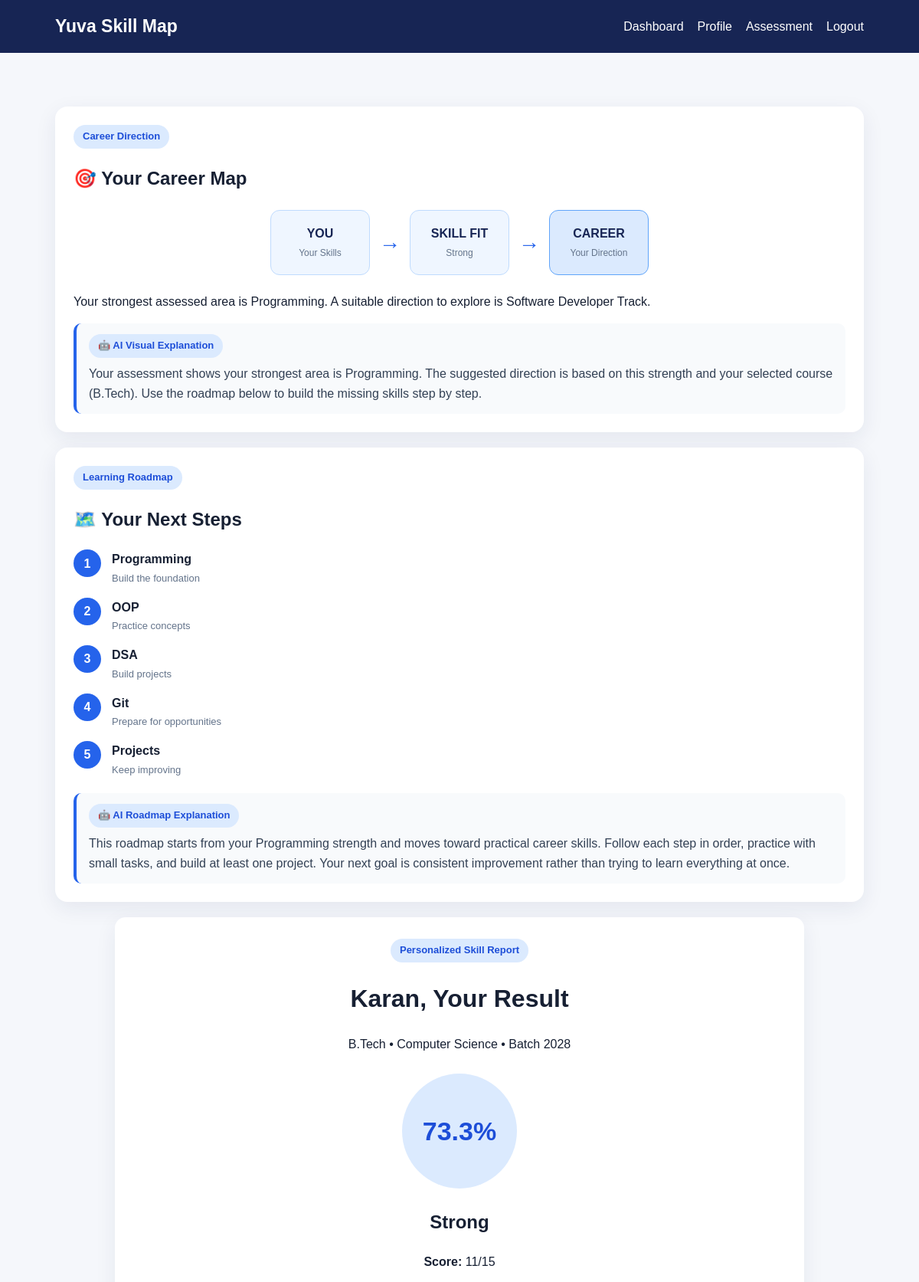
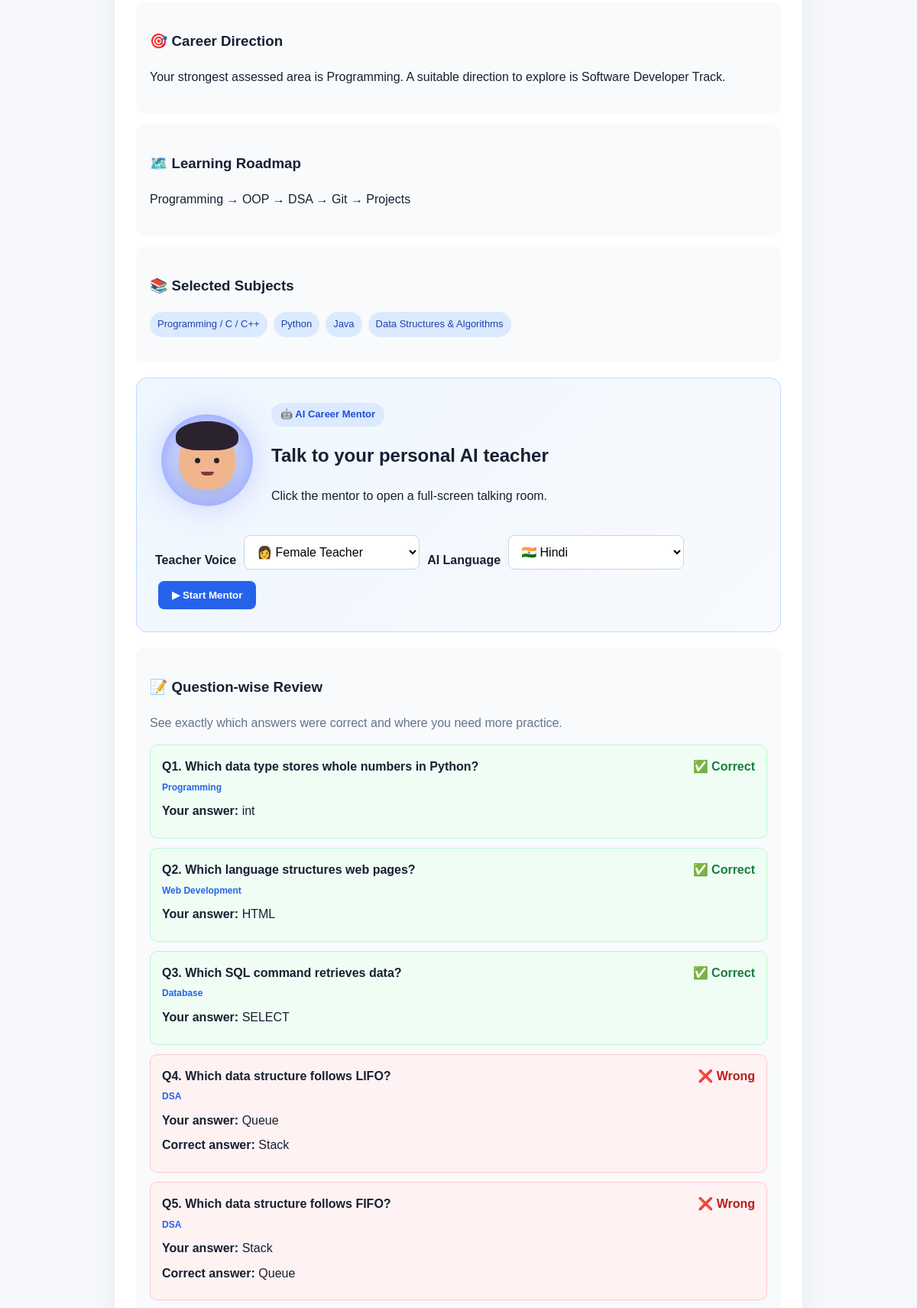
Page /result/1 (signed in, upper part) on the committed database (2 pictures, top to bottom).
### tables this page shows
CREATE TABLE results(
    id INTEGER PRIMARY KEY AUTOINCREMENT,user_id INTEGER,score INTEGER,total INTEGER,percentage REAL,level TEXT,
    recommendation TEXT,roadmap TEXT,category_scores TEXT,answers TEXT,created_at TIMESTAMP DEFAULT CURRENT_TIMESTAMP);

CREATE TABLE users(
    id INTEGER PRIMARY KEY AUTOINCREMENT,name TEXT NOT NULL,email TEXT UNIQUE NOT NULL,password TEXT NOT NULL,
    degree TEXT NOT NULL,branch TEXT NOT NULL,course TEXT NOT NULL,subjects TEXT NOT NULL,batch TEXT NOT NULL,semester TEXT NOT NULL,
    created_at TIMESTAMP DEFAULT CURRENT_TIMESTAMP);

### app.py (the view)
@app.route("/result/<int:result_id>")
@login_required
def result_view(result_id):
    c = conn()
    r = c.execute(
        """
        SELECT
            r.*,
            u.name,
            u.degree,
            u.branch,
            u.course,
            u.subjects,
            u.batch,
            u.semester
        FROM results r
        JOIN users u ON u.id=r.user_id
        WHERE r.id=? AND r.user_id=?
        """,
        (
            result_id,
            session["user_id"]
        )
    ).fetchone()
    c.close()
    if not r:
        return redirect(
            url_for("dashboard")
        )
    categories = json.loads(
        r["category_scores"] or "{}"
    )
    saved_answers = json.loads(
        r["answers"] or "{}"
    )
    question_review = []
    for (
        i,
        cat,
        text,
        opts,
        correct
    ) in get_questions(r):
        selected = saved_answers.get(
            str(i)
        )
        question_review.append({
            "number": i,
            "category": cat,
            "text": text,
            "selected": selected,
            "correct": correct,
            "is_correct": selected == correct
        })
    ranked = sorted(
        categories.items(),
        key=lambda x: x[1],
        reverse=True
    )
    top1 = (
        ranked[0][0]
        if ranked
        else "Career Skills"
    )
    top2 = (
        ranked[1][0]
        if len(ranked) > 1
        else top1
    )
    career_map_text = (
        f"Your assessment shows your strongest area is {top1}. "
        f"The suggested direction is based on this strength and "
        f"your selected course ({r['degree']}). "
        f"Use the roadmap below to build the missing skills step by step."
    )
    chart_text = (
        f"The chart compares your performance across assessment "
        f"categories. {top1} is currently your strongest area, "
        f"while {top2} is another area to keep developing. "
        f"Focus first on the lowest-scoring categories and practice "
        f"them regularly."
    )
    roadmap_text = (
        f"This roadmap starts from your {top1} strength and moves "
        f"toward practical career skills. Follow each step in order, "
        f"practice with small tasks, and build at least one project. "
        f"Your next goal is consistent improvement rather than trying "
        f"to learn everything at once."
    )
    return render_template(
        "result.html",
        result=r,
        categories=categories,
        subjects=json.loads(r["subjects"]),
        career_map_text=career_map_text,
        chart_text=chart_text,
        roadmap_text=roadmap_text,
        question_review=question_review
    )

### app.py (called while the page is built)
def get_questions(user):
    degree = user["degree"] if user else ""
    return ASSESSMENTS.get(
        degree,
        ASSESSMENTS["Other Bachelor's Degree"]
    )

def conn():
    c = sqlite3.connect(DB)
    c.row_factory = sqlite3.Row
    return c

def login_required(f):
    @wraps(f)
    def w(*a, **k):
        if session.get("user_id"):
            return f(*a, **k)
        return redirect(url_for("login"))
    return w

### templates/result.html (shortened to what this page needs)
<!doctype html><html><head><meta charset="UTF-8"><meta name="viewport" content="width=device-width,initial-scale=1"><title>Result</title><link rel="stylesheet" href="/static/style.css"></head><body><header class="navbar"><a class="brand" href="/dashboard">Yuva Skill Map</a><nav><a href="/dashboard">Dashboard</a><a href="/profile">Profile</a><a href="/assessment">Assessment</a><a href="/logout">Logout</a></nav></header><main class="section">
<div class="visual-career-card">
  <span class="badge">Career Direction</span>
  <h2>🎯 Your Career Map</h2>
  <div class="career-map">
    <div class="map-node"><b>YOU</b><small>Your Skills</small></div>
    <div class="map-arrow">→</div>
    <div class="map-node"><b>SKILL FIT</b><small>{{result["level"]}}</small></div>
    <div class="map-arrow">→</div>
    <div class="map-node highlight"><b>CAREER</b><small>Your Direction</small></div>
  </div>
  <p>{{result["recommendation"]}}</p>
  <div class="visual-ai-note"><span class="badge">🤖 AI Visual Explanation</span><p>{{ career_map_text }}</p></div>
</div>
<div class="visual-roadmap-card">
  <span class="badge">Learning Roadmap</span>
  <h2>🗺️ Your Next Steps</h2>
  <div class="roadmap">
    {% for step in result["roadmap"].split(" → ") %}
    <div class="road-step"><span>{{loop.index}}</span><div><b>{{step}}</b><small>{% if loop.index==1 %}Build the foundation{% elif loop.index==2 %}Practice concepts{% elif loop.index==3 %}Build projects{% elif loop.index==4 %}Prepare for opportunities{% else %}Keep improving{% endif %}</small></div></div>
    {% endfor %}
  </div>
  <div class="visual-ai-note"><span class="badge">🤖 AI Roadmap Explanation</span><p>{{ roadmap_text }}</p></div>
</div>
<div class="result-card"><span class="badge">Personalized Skill Report</span><h1>{{result["name"]}}, Your Result</h1><p>{{result["degree"]}} • {{result["course"]}} • Batch {{result["batch"]}}</p><div class="score-circle">{{result["percentage"]}}%</div><h2>{{result["level"]}}</h2><p><b>Score:</b> {{result["score"]}}/{{result["total"]}}</p><div class="result-panel"><h3>🎯 Career Direction</h3><p>{{result["recommendation"]}}</p></div><div class="result-panel"><h3>🗺️ Learning Roadmap</h3><p>{{result["roadmap"]}}</p></div><div class="result-panel"><h3>📚 Selected Subjects</h3><div class="chips">{% for s in subjects %}<span>{{s}}</span>{% endfor %}</div></div>
<div class="voice-ai-card mentor-launch-card">
  <div class="mentor-preview" onclick="openMentor()" role="button" tabindex="0">
    <div class="avatar-orb"><div class="avatar-head"><div class="hair"></div><div class="eye e1"></div><div class="eye e2"></div><div class="mouth"></div></div></div>
    <div><span class="badge">🤖 AI Career Mentor</span><h2>Talk to your personal AI teacher</h2><p>Click the mentor to open a full-screen talking room.</p></div>
  </div>
  <div class="voice-controls">
    <label class="voice-label">Teacher Voice</label><select id="voiceGender"><option value="female">👩 Female Teacher</option><option value="male">👨 Male Teacher</option></select>
    <label class="voice-label">AI Language</label><select id="aiLanguage" onchange="updateLanguage()"><option value="hi">🇮🇳 Hindi</option></select>
    <button class="btn primary" type="button" onclick="startAICoach()">▶ Start Mentor</button>
  </div>
</div>
<div class="result-panel question-review"><h3>📝 Question-wise Review</h3><p class="muted">See exactly which answers were correct and where you need more practice.</p>{% for q in question_review %}<div class="review-item {% if q.is_correct %}review-correct{% else %}review-wrong{% endif %}"><div class="review-title"><b>Q{{q.number}}. {{q.text}}</b><span>{% if q.is_correct %}✅ Correct{% else %}❌ Wrong{% endif %}</span></div><small class="category">{{q.category}}</small><p><b>Your answer:</b> {{q.selected or 'Not answered'}}</p>{% if not q.is_correct %}<p><b>Correct answer:</b> {{q.correct}}</p>{% endif %}</div>{% endfor %}</div>
</div></main>
</body></html>

### rows in the picture
results: level "Strong", recommendation "Your strongest assessed area is Programming. A suitable direction to explore is Software Developer Track.", percentage "73.3", score "11", total "15", roadmap "Programming → OOP → DSA → Git → Projects"
users: name "Karan", degree "B.Tech", course "Computer Science", batch "2028"

### other values in the picture
{{ step }} "Programming" "OOP" "DSA" "Git" "Projects"
{{ s }} "Programming / C / C++" "Python" "Java" "Data Structures & Algorithms"
{{ q.number }} "1" "2" "3" "4" "5"
{{ q.text }} "Which data type stores whole numbers in Python?" "Which language structures web pages?" "Which SQL command retrieves data?" "Which data structure follows LIFO?" "Which data structure follows FIFO?"
{{ q.category }} "Programming" "Web Development" "Database" "DSA" "DSA"
{{ q.selected or 'Not answered' }} "int" "HTML" "SELECT" "Queue" "Stack"
{{ q.correct }} "Stack" "Queue"
